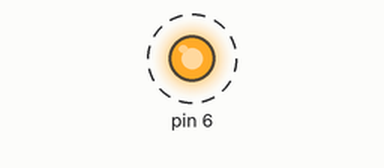
Recording of a sketch running on a simulated Arduino Uno, built with avr-gcc and run on an emulated ATmega328P. Parts: output pins drawn as LEDs (lit = HIGH). Dashed ring = blinking.

Above: at 0.05 s.
Timing chart, 0 to 3.0 s (numbered marks = the images above):
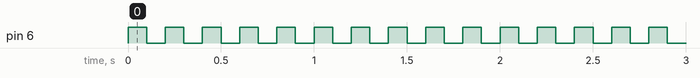

The sketch:

pisca.ino
```cpp
// 2022-02-16
void setup() {
  pinMode(6,OUTPUT);
}
void loop() {
  digitalWrite(6,1);
  delay(100);
  digitalWrite(6,0);
  delay(100);
}
```

Measured:
- by itself, pin 6: alternates HIGH for 0.10 s and LOW for 0.10 s
